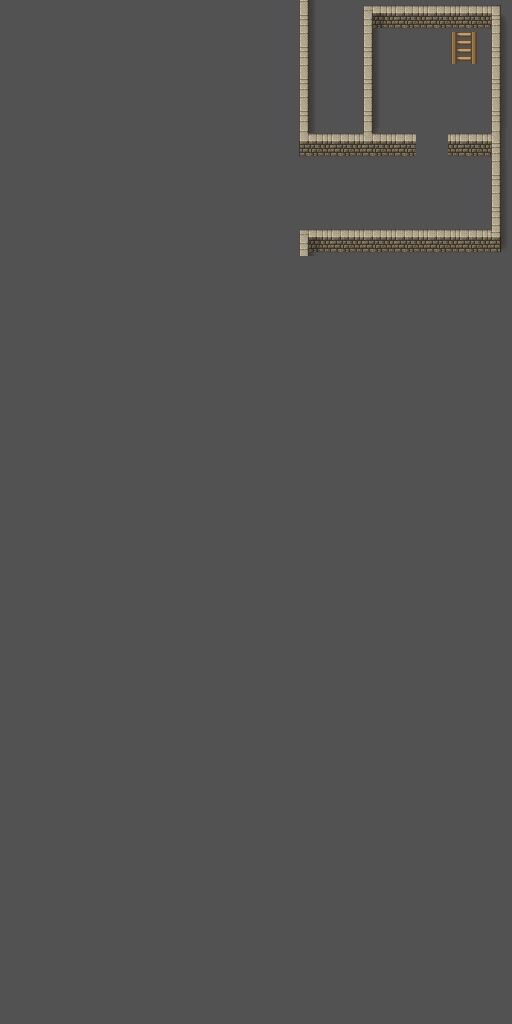

Below is a game level as drawn by its tile map, then a one-line description and the .tmx that defines it (tile-layer data replaced by summaries):
An orthogonal 16x32 tile map with 32x32 px tiles, 2 tile layers (walls_blocking, decorative_nonblocking) and 1 object.

<map version="1.4" tiledversion="1.4.3" orientation="orthogonal" renderorder="left-up" width="16" height="32" tilewidth="32" tileheight="32" infinite="0" backgroundcolor="#525252" nextlayerid="6" nextobjectid="2">
 <tileset firstgid="1" source="../tilesets/[Base]BaseChip_pipo.tsx" />
 <layer id="2" name="walls_blocking" width="16" height="32">
  <data>[512 cells, 30 non-empty, 8 distinct tile ids]</data>
 </layer>
 <objectgroup id="4" name="doors">
  <object id="1" gid="295" x="448" y="32" width="32" height="32">
   <properties>
    <property name="map_name" value="main_map" />
    <property name="start_x" type="int" value="7" />
    <property name="start_y" type="int" value="22" />
   </properties>
  </object>
 </objectgroup>
 <layer id="5" name="decorative_nonblocking" width="16" height="32">
  <data>[512 cells, 1 non-empty, 1 distinct tile ids]</data>
 </layer>
</map>
